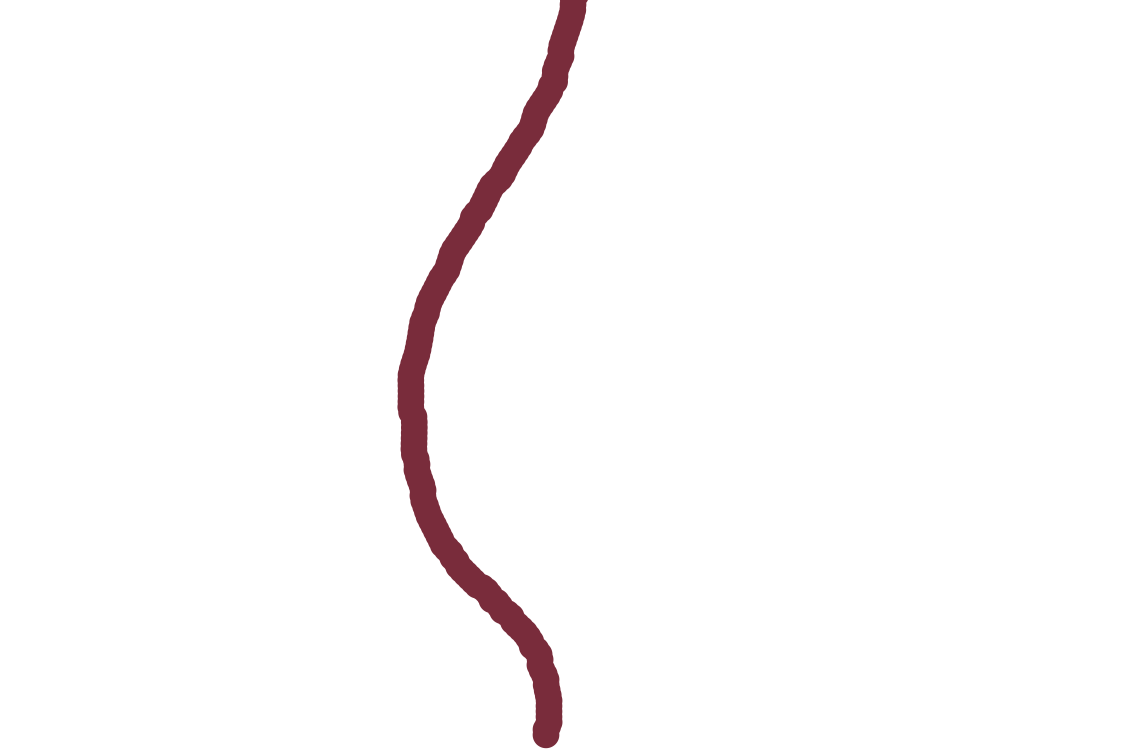
#> input picture image_processing/sample_dark_red_line.png, 4500 x 3000 px (shown at 1/4 size)
$ python segmentation_test.py
#> lines starting #> are read from the running program, lines starting #| are printed output that depends on the picture; after the words box and inside, x2 and y2 are one past the last pixel; in counts of white or black regions, pixels touching at a corner belong together
import numpy as np
from PIL import Image
import matplotlib.pyplot as plt
from shape_detection import *
import cv2 as cv

## DEBUG ##
DEBUG = 0 # 1 to enable debug_print 0 to deactivate
def debug_print(*args):
    if DEBUG:
        print(*args)


if __name__ == '__main__':
    img = cv.imread("./sample_dark_red_line.png")
#> img is the input picture: shape (3000, 4500, 3); mean B, G, R 249.9, 249.5, 251.5
    img = img[:, :, :3]

    lower = (0, 0, 0)
    higher = (166, 255, 255)
    frame_threshold = cv.inRange(img, lower, higher)
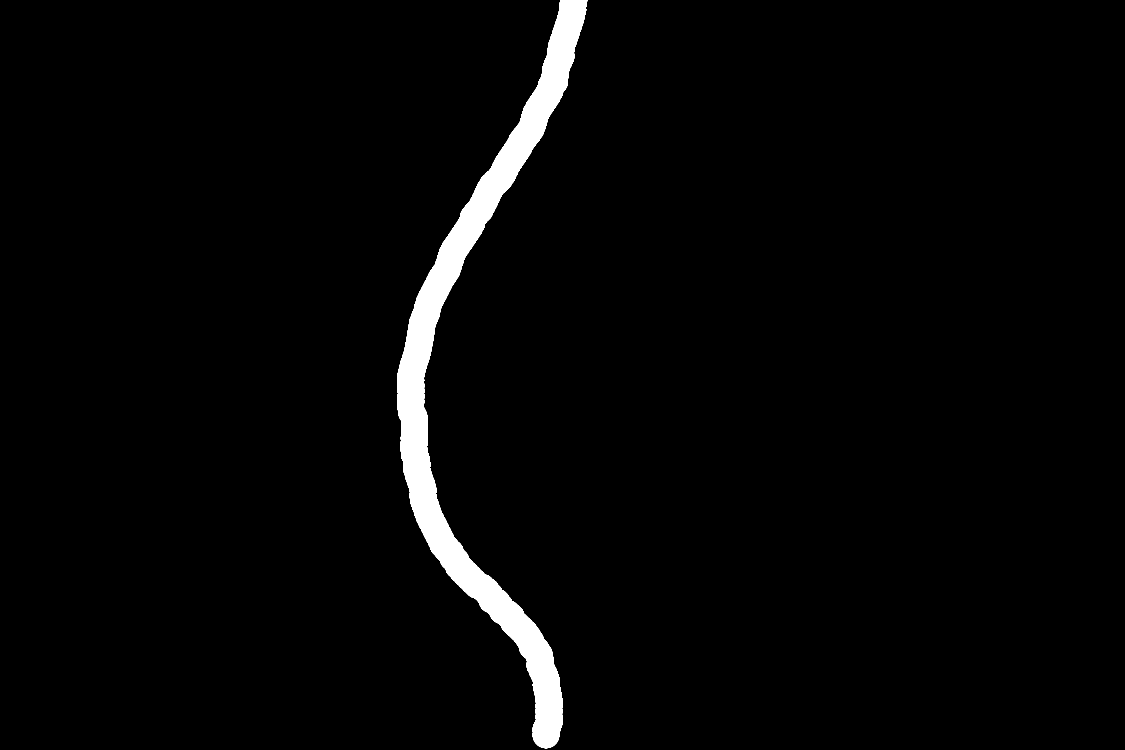
#> frame_threshold: shape (3000, 4500) (shown at 1/4 size); 2.6% white; 1 white region, box (x1, y1, x2, y2) and area: (1590, 0, 2352, 2993) 353343
    plt.imshow(frame_threshold)

#> (the run stopped early here; a loop or call above may not have finished)
